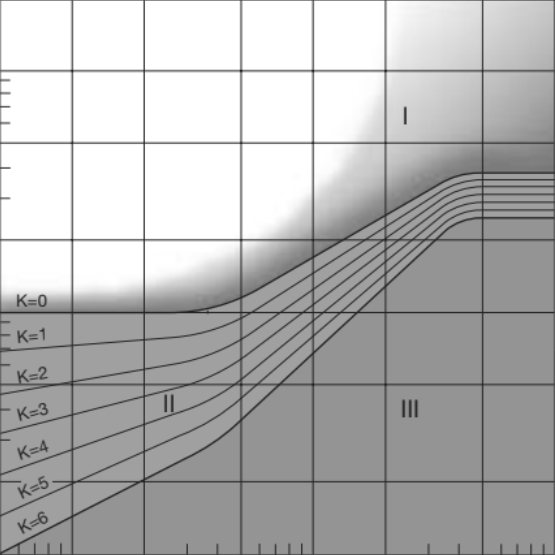
#> input picture Segmentation/Figs/shadow.PNG, 555 x 555 px, found by its file name
$ jupyter execute --allow-errors 'Segmentación.ipynb'   (shell and % lines are left out)
#> lines starting #> are read from the running program, lines starting #| are printed output that depends on the picture; after the words box and inside, x2 and y2 are one past the last pixel; in counts of white or black regions, pixels touching at a corner belong together
<h1 style="font-size:300%; background-color:#ffe4b5; color:#4b0082; text-align:center; line-height : 60px;">
Técnicas de segmentación</h1><br>

<p style="font-size:200%; text-align:center; line-height : 40px;  margin-top : 0; margin-bottom : 0; ">Juan Camilo Santana Salgado<br></p>

<p style="font-size:180%; text-align:center; line-height : 30px;  margin-top : 0; margin-bottom : 0; "> <br><br>Ingeniería Mecatrónica</p>
<p style="font-size:180%; text-align:center; line-height : 30px; margin-top : 0; "> Facultad de Ingeniería</p>
<p style="font-size:160%; text-align:center; line-height : 30px; margin-top : 0; "> Universidad Nacional de Colombia Sede Bogotá</p>
<p style="font-size:160%; text-align:center; line-height : 30px; margin-top : 0; "> <br>18 de abril de 2021</p>

[cell 1]
import cv2
from IPython.display import Image
import numpy as np
from matplotlib import pyplot as plt
from skimage.util import random_noise as rn
from skimage import morphology as morph
from scipy import ndimage as ndi

<h2 style="text-align:center">Transformada de Hough</h2>

### Identificación de líneas:

[cell 2]
# Carga de imágenes
sonrisa=cv2.imread('Figs/shadow.png',0)
#> sonrisa is the input picture: shape (555, 555); min 35, max 255, mean 181.4
#sonrisa=cv2.equalizeHist(sonrisa)

# Filtro de suavizado Gaussiano
sonrisaG=cv2.GaussianBlur(sonrisa, (3, 3), 0)

# Umbralización adaptativa
sonrisaUBI=cv2.adaptiveThreshold(sonrisaG,255,cv2.ADAPTIVE_THRESH_GAUSSIAN_C,cv2.THRESH_BINARY_INV,3,3)
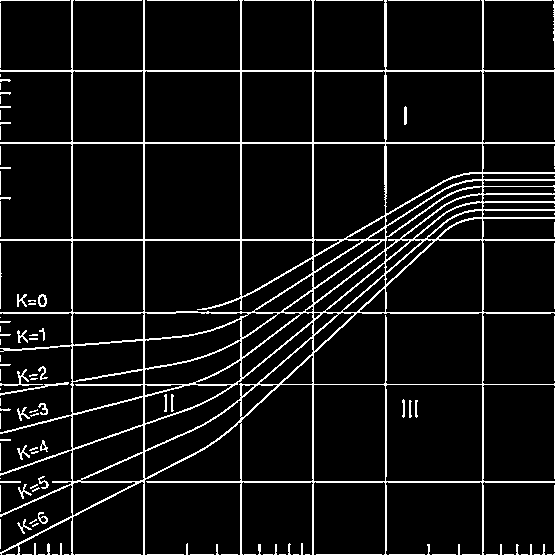
#> sonrisaUBI: shape (555, 555); 7.8% white in thin lines or dots

plt.figure()
#> (this line was passed over: IPython is not available in this run)
plt.subplots_adjust(top=3,bottom=0.3,left=0.10,right=2.7,hspace=0.25,wspace=0.5)
#> (this line was passed over: IPython is not available in this run)

#> (the rest of this cell did not finish here and is left out)

[cell 3]
# Transformada de Hough
linesP = cv2.HoughLinesP(sonrisaUBI, 1, np.pi / 180, 50, None, 10, 10)
#> linesP = 76 rows, first 6: [0, 312, 554, 312], [0, 142, 554, 142], [143, 554, 143, 0], [72, 554, 72, 0], [0, 71, 554, 71], [0, 384, 554, 384]

sonrisaGc=cv2.imread("Figs/shadow.png",1)

if linesP is not None:
        for i in range(0, len(linesP)):
            l = linesP[i][0]
            cv2.line(sonrisaGc, (l[0], l[1]), (l[2], l[3]), (100,200,0), 3, cv2.LINE_AA)
#> this loop made 76 passes
#> l on passes 1 to 12: [0, 312, 554, 312], [0, 142, 554, 142], [143, 554, 143, 0], [72, 554, 72, 0], [0, 71, 554, 71], [0, 384, 554, 384], [71, 554, 71, 0], [240, 554, 240, 0], [241, 554, 241, 0], [482, 554, 482, 0], [385, 554, 385, 0], [313, 554, 313, 0]
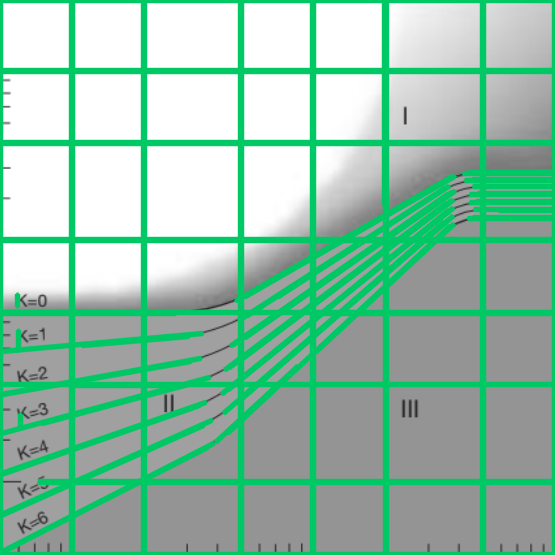
#> sonrisaGc: shape (555, 555, 3); mean B, G, R 170.9, 193.2, 148.6

plt.figure()
#> (this line was passed over: IPython is not available in this run)
plt.subplots_adjust(top=3,bottom=0.3,left=0.10,right=2.7,hspace=0.25,wspace=0.5)
#> (this line was passed over: IPython is not available in this run)

#> (the rest of this cell did not finish here and is left out)

### Identificación de círculos:

[cell 4]
eyes=cv2.imread("Figs/eyes.jpg",0)
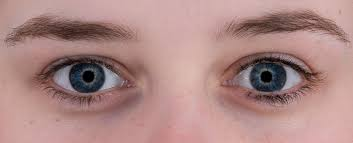
#> input picture Segmentation/Figs/eyes.jpg, 353 x 143 px
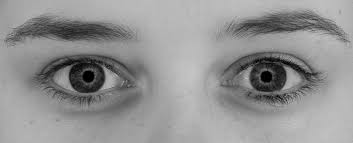
#> eyes: shape (143, 353); min 0, max 199, mean 146.9
eyes=cv2.equalizeHist(eyes)
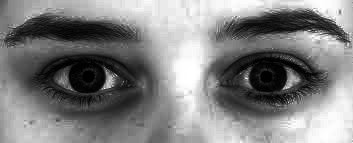
#> eyes: shape (143, 353); min 0, max 255, mean 128.7

# Filtro de suavizado Gaussiano
eyesG=cv2.GaussianBlur(eyes, (3, 3), 0)

# Umbralización adaptativa
#eyesUB=cv2.adaptiveThreshold(eyesG,255,cv2.ADAPTIVE_THRESH_GAUSSIAN_C,cv2.THRESH_BINARY,3,4)
ret,eyesUB=cv2.threshold(eyes,22,255,cv2.THRESH_BINARY_INV)
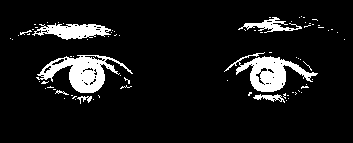
#> eyesUB: shape (143, 353); 9% white; 78 white regions (70 under 20 px), largest, box (x1, y1, x2, y2) and area: (36, 55, 133, 93) 1554, (224, 52, 318, 92) 1396, (32, 23, 111, 40) 775

plt.figure()
#> (this line was passed over: IPython is not available in this run)
plt.subplots_adjust(top=3,bottom=0.3,left=0.10,right=2.7,hspace=0.25,wspace=0.5)
#> (this line was passed over: IPython is not available in this run)

#> (the rest of this cell did not finish here and is left out)

[cell 5]
# Obtención de contornos
edges = cv2.Canny(eyesUB,50,200)
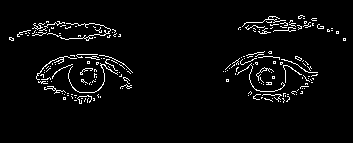
#> edges: shape (143, 353); 3.8% white in thin lines or dots, all inside (x1, y1, x2, y2) = (9, 15, 346, 104)

# Transformada de Hough
circles = cv2.HoughCircles(edges, cv2.HOUGH_GRADIENT, 1, minDist=120, param1=200, param2=10, minRadius=5, maxRadius=24)
#> circles = [[267.5, 74.5, 17.9], [85.5, 74.5, 19]]

eyesc = cv2.imread("Figs/eyes.jpg",1)
#> eyesc is the input picture: shape (143, 353, 3); mean B, G, R 133.3, 136.3, 172.7
eyesc = cv2.cvtColor(eyesc,cv2.COLOR_BGR2RGB)

if circles is not None:
    circles = np.uint16(np.around(circles))
#> circles = [[268, 74, 18], [86, 74, 19]]
    for i in circles[0, :]:
        # Draw outer circle
        cv2.circle(eyesc, (i[0], i[1]), i[2], (0, 255, 0), 2)
        # Draw inner circle
        cv2.circle(eyesc, (i[0], i[1]), 2, (0, 0, 255), 3)
#> this loop made 2 passes
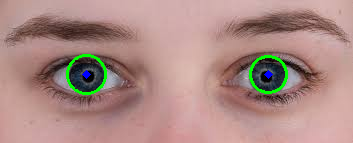
#> eyesc: shape (143, 353, 3); mean R, G, B 171.5, 138.7, 132.6

plt.figure()
#> (this line was passed over: IPython is not available in this run)
plt.subplots_adjust(top=3,bottom=0.3,left=0.10,right=2.7,hspace=0.25,wspace=0.5)

plt.subplot(121),plt.imshow(edges,cmap="gray")
plt.subplot(122),plt.imshow(eyesc,cmap="gray")
plt.show()
